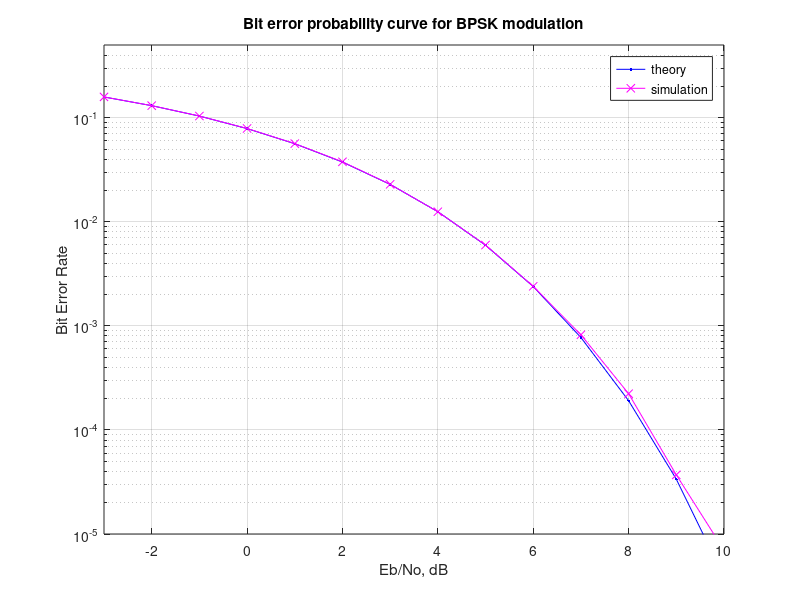

Recreate this plot in MATLAB.
%Matlab Code for BER of BPSK in AWGN
%Channel :


N = 10^6 % number of bits or symbols
rng(100); % initializing the rand() function
rng(200); % initializing the randn() function

% Transmitter
ip = rand(1,N)>0.5; % generating 0,1 with equal probability
s = 2*ip-1; % BPSK modulation 0 -> -1; 1 -> 1
n = 1/sqrt(2)*[randn(1,N) + j*randn(1,N)]; % white gaussian noise, 0dB variance
Eb_N0_dB = [-3:10]; % multiple Eb/N0 values
for ii = 1:length(Eb_N0_dB)

% Noise addition
y = s + 10^(-Eb_N0_dB(ii)/20)*n; % additive white gaussian noise
% receiver - hard decision decoding
ipHat = real(y)>0;

% counting the errors
nErr(ii) = size(find([ip- ipHat]),2);
end
simBer = nErr/N; % simulated ber
theoryBer = 0.5*erfc(sqrt(10.^(Eb_N0_dB/10))); % theoretical ber

% plot
close all
figure
semilogy(Eb_N0_dB,theoryBer,'b.-');
hold on
semilogy(Eb_N0_dB,simBer,'mx-');
axis([-3 10 10^-5 0.5])
grid on
legend('theory', 'simulation');
xlabel('Eb/No, dB');
ylabel('Bit Error Rate');
title('Bit error probability curve for BPSK modulation');
